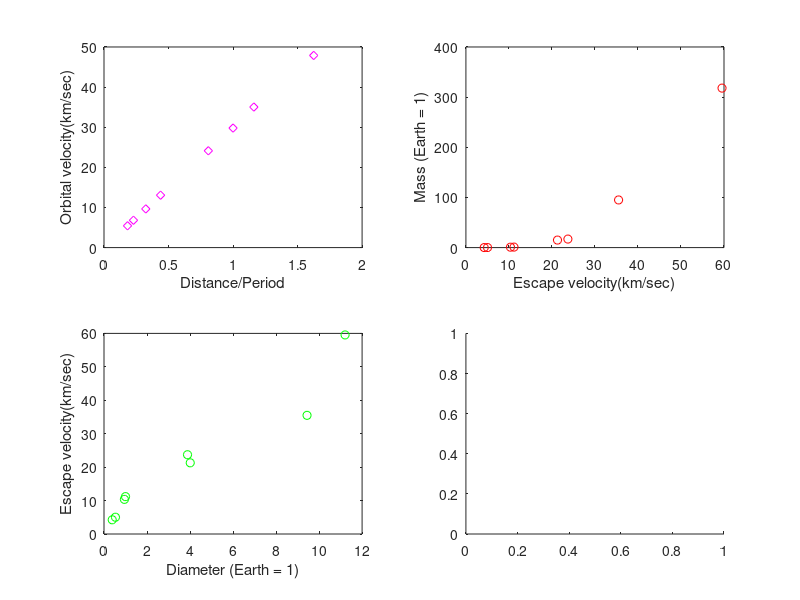

Recreate this plot in MATLAB. (Note: this script raises an error after producing the figure.)


% HW 5
% 105601520

clc
clear
close all

load planets % load data

subplot(2,2,1)
x1 = distance./period;
y1 = velocity;
plot(x1,y1, 'dm')
ylim([0 50]);
xlabel('Distance/Period')
ylabel('Orbital velocity(km/sec)')

subplot(2,2,2)
x2 = escape;
y2 = mass;
plot(x2,y2,'or')
ylim([0 400]);
xlabel('Escape velocity(km/sec)')
ylabel('Mass (Earth = 1)')

subplot(2,2,3)
x3 = diameter;
y3 = escape;
xlim([0 12])
plot(x3,y3, 'og')
xlabel('Diameter (Earth = 1)')
ylabel('Escape velocity(km/sec)')

subplot(2,2,4)
xarrow = mArrow3([0 0 0],[5 0 0], 'color','red','stemWidth',0.05);
yarrow = mArrow3([0 0 0],[0 5 0], 'color','red','stemWidth',0.05);

xlabel('x','color','r')
ylabel('y','color','r')

hold on 
plot(2, 3, 'ok')
text(2, 3, '  (2,3)') %point
plot([2, 2], [0, 3], 'k:')  %vertical line
plot([0, 2], [3, 3], 'k:')  %horizontal line

arrowx = [5;0];
arrowy = [0;5];
theta = pi/6;
rot_matrix = [cos(theta) -sin(theta); sin(theta) cos(theta)];
arrowx_new = rot_matrix*arrowx;
arrowy_new = rot_matrix*arrowy;

length_point = sqrt((13));

phix = asin(3/length_point) - theta;

ehead = [1,1];
v_xproject = ehead.*length_point*cos(phix);
v_yproject = ehead.*length_point*sin(phix);

phiy = pi/2 - phix;
u_xproject = ehead.*length_point*cos(phiy);
u_yproject = ehead.*length_point*sin(phiy);


hold on
n_xarrow = mArrow3([0 0 0],[arrowx_new(1) arrowx_new(2) 0], 'color','blue','stemWidth',0.05);
n_yarrow = mArrow3([0 0 0],[arrowy_new(1) arrowy_new(2) 0], 'color','blue','stemWidth',0.05);
xlim([arrowy_new(1) 5]);
ylim([-0.1 5]);
plot(v_xproject(1), v_yproject(1),'or')
plot(u_xproject(1), u_yproject(1),'og')
%plot([2, 2], [pointy_new(1), pointy_new(2)], 'k:')  %vertical line
%plot([0, 2], [3, 3], 'k:')  %horizontal line


